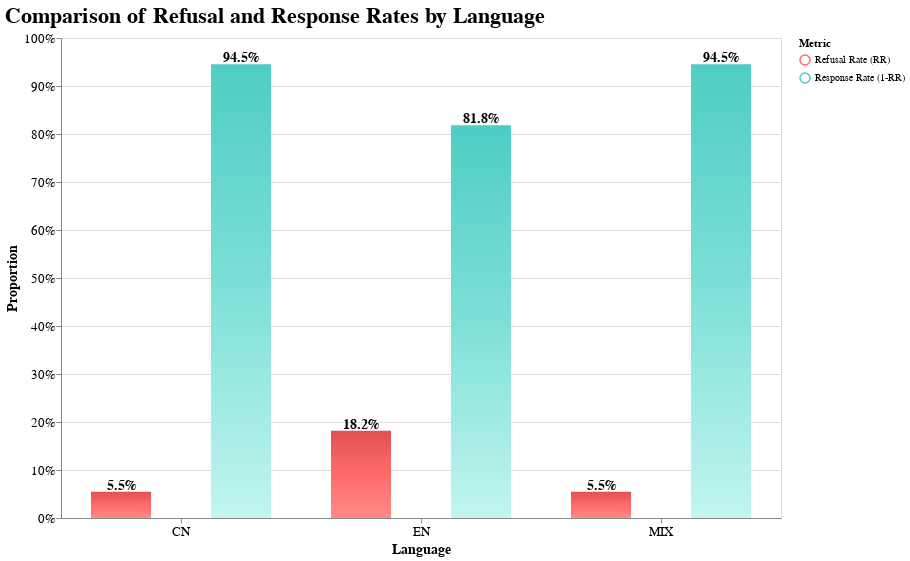

Notebook code for this chart:
### Code cell
# ---------- Global static settings ----------
alt.renderers.set_embed_options(actions=False)    # Disable top-right action buttons
alt.data_transformers.disable_max_rows()          # Prevent truncation for long tables
alt.themes.enable('none')                         # Use a clean theme

# ---------- 1) Normalize column names (CN -> EN if needed) ----------
# Your dataframe should be named `out`
# It must contain these logical columns: language, refusal rate, response rate
col_map = {
    '语言': 'Language',
    '拒答率RR': 'Refusal Rate (RR)',
    '回答率(1-RR)': 'Response Rate (1-RR)',   # Use standard short dash
    '回答率(1−RR)': 'Response Rate (1-RR)',   # Map long dash too (just in case)
}
out = out.rename(columns={k: v for k, v in col_map.items() if k in out.columns})

required = {'Language', 'Refusal Rate (RR)', 'Response Rate (1-RR)'}
missing = required - set(out.columns)
if missing:
    raise KeyError(f"Missing required columns: {missing}. "
                   f"Available: {list(out.columns)}")

# ---------- 2) Long format for Altair ----------
df = out.melt(
    id_vars=['Language'],
    value_vars=['Refusal Rate (RR)', 'Response Rate (1-RR)'],
    var_name='Metric',
    value_name='Rate'
)

# ---------- 3) Shared encoding (grouped with xOffset) ----------
base = alt.Chart(df).encode(
    x=alt.X(
        'Language:N',
        title='Language',
        axis=alt.Axis(labelAngle=0),
        scale=alt.Scale(paddingInner=0, paddingOuter=0)
    ),
    y=alt.Y(
        'Rate:Q',
        title='Proportion',
        axis=alt.Axis(format='.0%'),
        scale=alt.Scale(domain=[0, 1])
    ),
    xOffset=alt.XOffset(
        'Metric:N',
        sort=['Refusal Rate (RR)', 'Response Rate (1-RR)']
    )
)

# Make two bars exactly fill each band => no gap
STEP = 120   # pixels per Language category
BAR  = 60    # single bar width = STEP/2

# ---------- 4) Gradient bars ----------
rr_bars = base.transform_filter(
    alt.datum.Metric == 'Refusal Rate (RR)'
).mark_bar(
    size=BAR,
    fill=alt.Gradient(
        gradient='linear', x1=0, x2=0, y1=1, y2=0,
        stops=[
            alt.GradientStop(color='#ff8a8a', offset=0.0),
            alt.GradientStop(color='#ff6b6b', offset=0.5),
            alt.GradientStop(color='#e05252', offset=1.0),
        ]
    )
).encode(color=alt.value(None))

resp_bars = base.transform_filter(
    alt.datum.Metric == 'Response Rate (1-RR)'
).mark_bar(
    size=BAR,
    fill=alt.Gradient(
        gradient='linear', x1=0, x2=0, y1=1, y2=0,
        stops=[
            alt.GradientStop(color='#c2f5ef', offset=0.0),
            alt.GradientStop(color='#7ee0d8', offset=0.5),
            alt.GradientStop(color='#4ecdc4', offset=1.0),
        ]
    )
).encode(color=alt.value(None))

# ---------- 5) Black labels on top ----------
labels = base.mark_text(
    dy=-6, fontSize=14, font='Arial', fontWeight='bold', color='black'
).encode(
    text=alt.Text('Rate:Q', format='.1%')
)

# ---------- 6) Legend-only layer (solid swatches) ----------
legend_layer = alt.Chart(df).mark_point(size=100, opacity=0).encode(
    color=alt.Color(
        'Metric:N',
        title='Metric',
        scale=alt.Scale(
            domain=['Refusal Rate (RR)', 'Response Rate (1-RR)'],
            range=['#ff6b6b', '#4ecdc4']
        )
    )
).properties(width=0, height=0)

# ---------- 7) Compose and style ----------
chart = (rr_bars + resp_bars + labels + legend_layer).properties(
    title='Comparison of Refusal and Response Rates by Language',
    width=alt.Step(STEP),
    height=480
).configure_title(
    fontSize=22, fontWeight='bold', anchor='start'
).configure_axis(
    labelFontSize=13, titleFontSize=14
)

chart

### Figure 1 — Vega-Lite specification as saved in the notebook (floating-point values rounded to 4 significant figures)
{"layer": [{"mark": {"type": "bar", "fill": {"gradient": "linear", "x1": 0, "x2": 0, "y1": 1, "y2": 0, "stops": [{"color": "#ff8a8a", "offset": 0.0}, {"color": "#ff6b6b", "offset": 0.5}, {"color": "#e05252", "offset": 1.0}]}, "size": 60}, "encoding": {"color": {"value": null}, "x": {"axis": {"labelAngle": 0}, "field": "Language", "scale": {"paddingInner": 0, "paddingOuter": 0}, "title": "Language", "type": "nominal"}, "xOffset": {"field": "Metric", "sort": ["Refusal Rate (RR)", "Response Rate (1-RR)"], "type": "nominal"}, "y": {"axis": {"format": ".0%"}, "field": "Rate", "scale": {"domain": [0, 1]}, "title": "Proportion", "type": "quantitative"}}, "transform": [{"filter": "(datum.Metric === 'Refusal Rate (RR)')"}]}, {"mark": {"type": "bar", "fill": {"gradient": "linear", "x1": 0, "x2": 0, "y1": 1, "y2": 0, "stops": [{"color": "#c2f5ef", "offset": 0.0}, {"color": "#7ee0d8", "offset": 0.5}, {"color": "#4ecdc4", "offset": 1.0}]}, "size": 60}, "encoding": {"color": {"value": null}, "x": {"axis": {"labelAngle": 0}, "field": "Language", "scale": {"paddingInner": 0, "paddingOuter": 0}, "title": "Language", "type": "nominal"}, "xOffset": {"field": "Metric", "sort": ["Refusal Rate (RR)", "Response Rate (1-RR)"], "type": "nominal"}, "y": {"axis": {"format": ".0%"}, "field": "Rate", "scale": {"domain": [0, 1]}, "title": "Proportion", "type": "quantitative"}}, "transform": [{"filter": "(datum.Metric === 'Response Rate (1-RR)')"}]}, {"mark": {"type": "text", "color": "black", "dy": -6, "font": "Arial", "fontSize": 14, "fontWeight": "bold"}, "encoding": {"text": {"field": "Rate", "format": ".1%", "type": "quantitative"}, "x": {"axis": {"labelAngle": 0}, "field": "Language", "scale": {"paddingInner": 0, "paddingOuter": 0}, "title": "Language", "type": "nominal"}, "xOffset": {"field": "Metric", "sort": ["Refusal Rate (RR)", "Response Rate (1-RR)"], "type": "nominal"}, "y": {"axis": {"format": ".0%"}, "field": "Rate", "scale": {"domain": [0, 1]}, "title": "Proportion", "type": "quantitative"}}}, {"mark": {"type": "point", "opacity": 0, "size": 100}, "encoding": {"color": {"field": "Metric", "scale": {"domain": ["Refusal Rate (RR)", "Response Rate (1-RR)"], "range": ["#ff6b6b", "#4ecdc4"]}, "title": "Metric", "type": "nominal"}}}], "config": {"axis": {"labelFontSize": 13, "titleFontSize": 14}, "title": {"anchor": "start", "fontSize": 22, "fontWeight": "bold"}}, "data": {"name": "data-0bb7c2477c8d7c75fcae491c4cd60199"}, "height": 480, "title": "Comparison of Refusal and Response Rates by Language", "width": {"step": 120}, "$schema": "https://vega.github.io/schema/vega-lite/v5.20.1.json", "datasets": {"data-0bb7c2477c8d7c75fcae491c4cd60199": [{"Language": "EN", "Metric": "Refusal Rate (RR)", "Rate": 0.1818}, {"Language": "CN", "Metric": "Refusal Rate (RR)", "Rate": 0.05455}, {"Language": "MIX", "Metric": "Refusal Rate (RR)", "Rate": 0.05455}, {"Language": "EN", "Metric": "Response Rate (1-RR)", "Rate": 0.8182}, {"Language": "CN", "Metric": "Response Rate (1-RR)", "Rate": 0.9455}, {"Language": "MIX", "Metric": "Response Rate (1-RR)", "Rate": 0.9455}]}}
